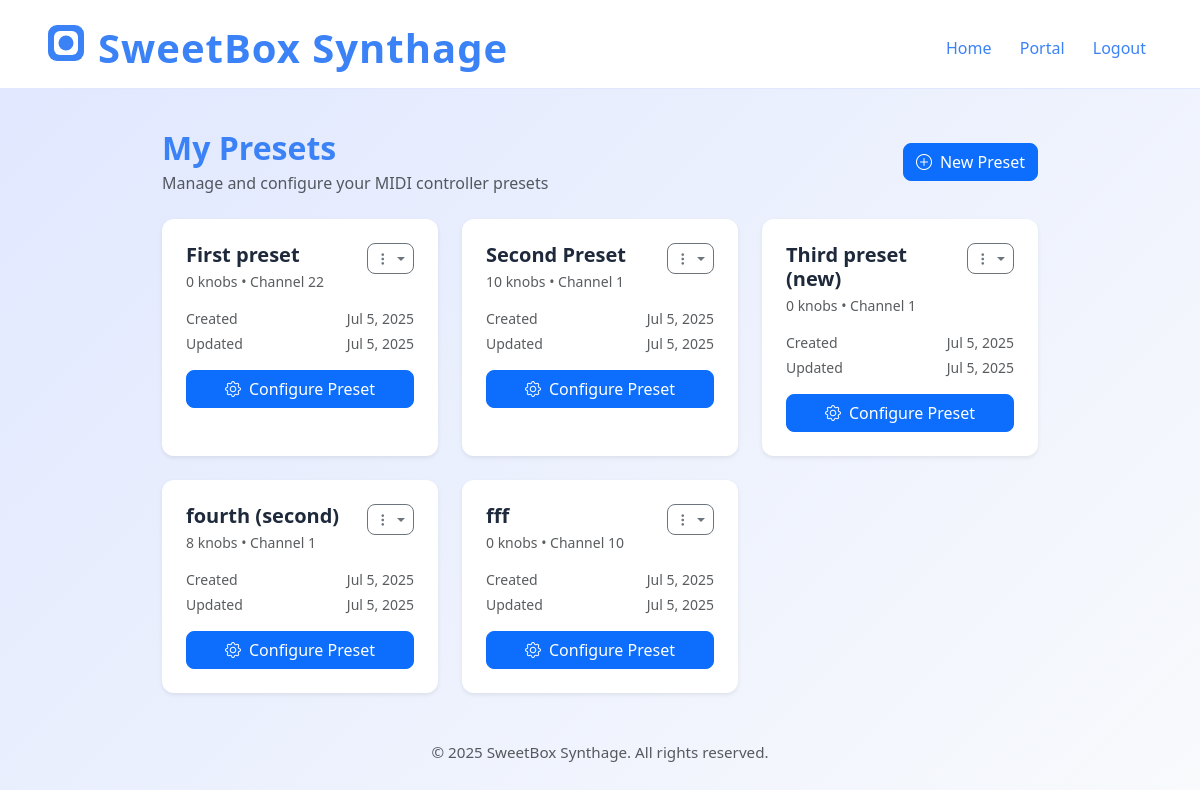
The app's page /dashboard/ (signed in), older data.
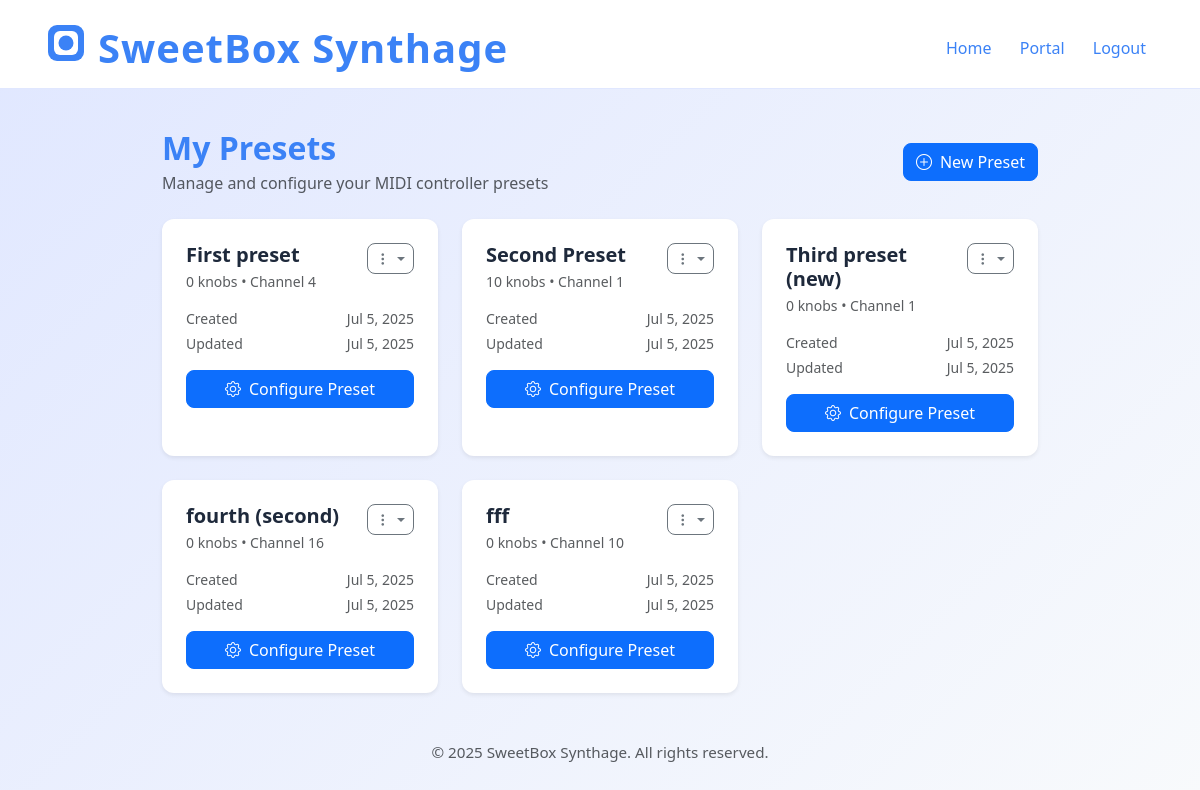
The same page, newer data.
### midi/models.py (models this page shows, shortened)
class Preset(models.Model):
    owner = models.ForeignKey(User, on_delete=models.CASCADE, null=True)
    name = models.CharField(max_length=200)
    keys_channel = models.PositiveSmallIntegerField(default=1)
    number_of_knobs = models.PositiveSmallIntegerField(default=4)
    created = models.DateTimeField(auto_now_add=True)
    updated = models.DateTimeField(auto_now=True)
    objects = models.Manager()

### midi/views.py (the view)
# urls.py: path('dashboard/', views.dashboard, name="dashboard"),
@login_required(login_url='login')
def dashboard(request):
    user = request.user
    presets = Preset.objects.filter(owner=user)
    preset_count = presets.count()
    context = {
        'hide_dashboard_link':True,
        'presets':presets,
        'preset_count':preset_count,
    }
    return render(request, 'midi/dashboard.html', context)

### midi/templates/midi/dashboard.html (shortened to what the changed rows need)
{% extends 'midi/base.html' %}
{% block content %}
<div class="container" style="max-width: 900px; margin-top: 40px;">
    <div class="row mb-4">
        <div class="col-12">
            <div class="d-flex justify-content-between align-items-center">
                <div>
                    <h1 class="h2 mb-1" style="color: #3b82f6; font-weight: 600;">My Presets</h1>
                </div>
            </div>
        </div>
    </div>
    {% if preset_count < 1 %}
        <div class="row">
            <div class="col-12">
                <div class="card border-0 shadow-sm" style="background: linear-gradient(135deg, #f8fafc 0%, #e0e7ff 100%);">
                    <div class="card-body text-center py-5">
                        <div class="mb-4">
                            <svg width="64" height="64" viewBox="0 0 64 64" fill="none" xmlns="http://www.w3.org/2000/svg">
                                <rect x="8" y="8" width="48" height="48" rx="12" fill="#3b82f6" opacity="0.2"/>
                                <rect x="16" y="16" width="32" height="32" rx="8" fill="#3b82f6" opacity="0.1"/>
                                <circle cx="32" cy="32" r="8" fill="#3b82f6"/>
                            </svg>
                        </div>
                        <h3 class="h4 mb-3" style="color: #3b82f6;">No Presets Yet</h3>
                        <p class="text-muted mb-4">Get started by creating your first preset for your MIDI controller.</p>
                        <button class="btn btn-primary btn-lg" data-bs-toggle="modal" data-bs-target="#createPresetModal">
                            <i class="bi bi-plus-circle me-2"></i>Create Default Preset
                        </button>
                    </div>
                </div>
            </div>
        </div>
    {% else %}
        <div class="row g-4">
{% for preset in presets %}
                <div class="col-md-6 col-lg-4">
                    <div class="card h-100 border-0 shadow-sm hover-lift" style="transition: all 0.3s ease;">
                        <div class="card-body p-4">
                            <div class="d-flex justify-content-between align-items-start mb-3">
                                <div class="flex-grow-1">
                                    <h5 class="card-title mb-1" style="color: #1e293b; font-weight: 600;">
                                        {{ preset.name }}
                                    </h5>
                                    <p class="text-muted small mb-0">
                                        {{ preset.number_of_knobs }} knobs • Channel {{ preset.keys_channel }}
                                    </p>
                                </div>
                                <div class="dropdown">
                                    <button class="btn btn-sm btn-outline-secondary dropdown-toggle" type="button" data-bs-toggle="dropdown" aria-expanded="false">
                                        <i class="bi bi-three-dots-vertical"></i>
                                    </button>
                                </div>
                            </div>
                            <div class="mb-3">
                                <div class="d-flex justify-content-between text-muted small mb-1">
                                    <span>Created</span>
                                    <span>{{ preset.created|date:"M j, Y" }}</span>
                                </div>
                                <div class="d-flex justify-content-between text-muted small">
                                    <span>Updated</span>
                                    <span>{{ preset.updated|date:"M j, Y" }}</span>
                                </div>
                            </div>
                            <div class="d-grid">
                                <a href="{% url 'portal' %}?preset={{ preset.id }}" class="btn btn-primary">
                                    <i class="bi bi-gear me-2"></i>Configure Preset
                                </a>
                            </div>
                        </div>
                    </div>
                </div>
            {% endfor %}
        </div>
    {% endif %}
</div>
<link rel="stylesheet" href="https://cdn.jsdelivr.net/npm/bootstrap-icons@1.11.0/font/bootstrap-icons.css">
{% endblock %}

Row changes from the older to the newer data that the page shows:
changed Preset "First preset": keys_channel "22" → "4"
changed Preset "fourth (second)": number_of_knobs "8" → "0"; keys_channel "1" → "16"
